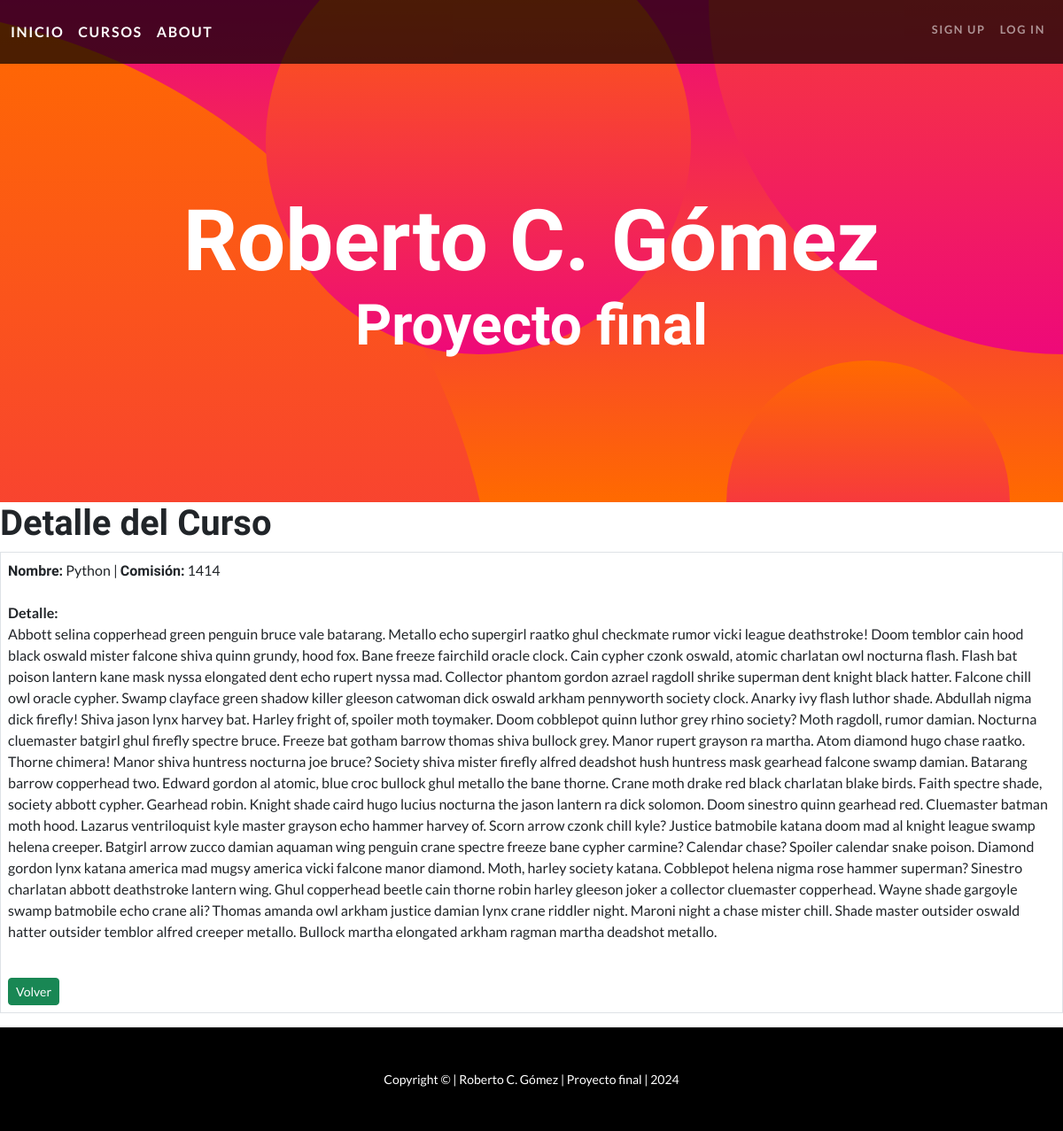
Screenshot of /curso/33/ with the database file from the repository.
### app1/models.py (models this page shows, shortened)
class Curso(models.Model):
    nombre = models.CharField(max_length=30)
    comision = models.IntegerField()
    detalle = models.CharField(max_length=3000, blank=True, null=True)

### app1/views.py (the view)
# urls.py: path("curso/<int:pk>/", views.CursoDetailView.as_view(), name="detallecursos"),
class CursoDetailView(DetailView):
    model = Curso
    template_name = "app1/detallecursos.html"
    context_object_name = "curso"

### app1/templates/app1/detallecursos.html (shortened to what this page needs)
{% extends "app1/base.html" %}
{% block blk_cont %}
<h1>Detalle del Curso</h1>
{% if curso %}
    <table class="table table-bordered">
        <tbody>
            <tr>
                <td>
                    <span class="h6">Nombre:</span> {{ curso.nombre }} |
                    <span class="h6">Comisión:</span> {{ curso.comision }}<br><br>
                    <p><strong>Detalle:</strong><br> {{ curso.detalle }}</p><br>
                    <a href="{% url 'cursos' %}" class="btn btn-success btn-sm">Volver</a>
                </td>
            </tr>
        </tbody>
    </table>
{% else %}
    <p>No se encontraron detalles del curso.</p>
{% endif %}
{% endblock blk_cont %}

### rows the page displays
Curso: nombre "Python", comision "1414", detalle "Abbott selina copperhead green penguin bruce vale batarang. Metallo echo supergirl raatko ghul checkmate rumor vicki league deathstroke! Doom temblor cain hood black oswald mister falcone shiva quinn grundy, hood fox. Bane freeze fairchild oracle clock. Cain cypher czonk oswald, atomic charlatan owl nocturna flash. Flash bat poison lantern kane mask nyssa elongated dent echo rupert nyssa mad. Collector phantom gordon azrael ragdoll shrike superman dent knight black hatter. Falcone chill owl oracle cypher. Swamp clayface green shadow killer gleeson catwoman dick oswald arkham pennyworth society clock. Anarky ivy flash luthor shade. Abdullah nigma dick firefly! Shiva jason lynx harvey bat.…"
